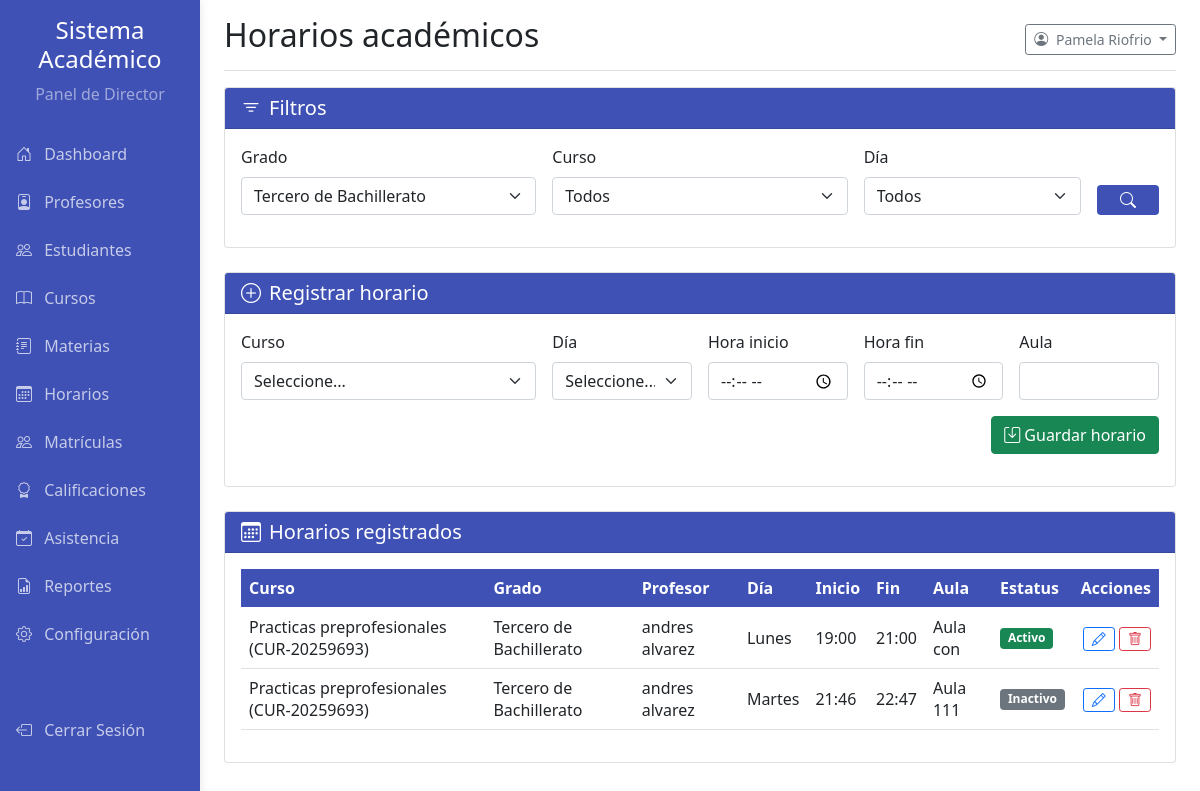
Page /pages/director_horarios.php?grade=13 (signed in) on the committed database.
### tables this page shows
CREATE TABLE `usuarios` (
  `id` int(11) NOT NULL,
  `nombre` varchar(100) NOT NULL,
  `apellido` varchar(100) NOT NULL,
  `email` varchar(150) NOT NULL,
  `password` varchar(255) NOT NULL,
  `mfa_code` varchar(10) DEFAULT NULL,
  `mfa_expiry` datetime DEFAULT NULL,
  `email_verification_token` varchar(255) DEFAULT NULL,
  `email_verified_at` datetime DEFAULT NULL,
  `role_id` int(11) NOT NULL,
  `fecha_creacion` datetime NOT NULL DEFAULT current_timestamp()
);

CREATE TABLE `horarios` (
  `id` int(11) NOT NULL,
  `curso_id` int(11) NOT NULL,
  `dia` enum('monday','tuesday','wednesday','thursday','friday') NOT NULL,
  `hora_inicio` time NOT NULL,
  `hora_fin` time NOT NULL,
  `aula` varchar(50) NOT NULL,
  `estatus` enum('Activo','Inactivo') NOT NULL DEFAULT 'Activo'
);

CREATE TABLE `cursos` (
  `id` int(11) NOT NULL,
  `codigo` varchar(50) NOT NULL,
  `nombre` varchar(150) NOT NULL,
  `grado_id` int(11) NOT NULL,
  `seccion` char(1) NOT NULL,
  `profesor_id` int(11) NOT NULL,
  `materia_id` int(11) NOT NULL,
  `capacidad` int(11) NOT NULL,
  `creditos` int(11) NOT NULL,
  `descripcion` text DEFAULT NULL,
  `fecha_inicio` date DEFAULT NULL,
  `fecha_fin` date DEFAULT NULL,
  `estatus` enum('Activo','Inactivo','Pendiente') NOT NULL DEFAULT 'Activo'
);

CREATE TABLE `grados` (
  `id` int(11) NOT NULL,
  `nombre` varchar(100) NOT NULL,
  `nivel` varchar(50) DEFAULT NULL,
  `descripcion` text DEFAULT NULL,
  `estatus` enum('Activo','Inactivo') NOT NULL DEFAULT 'Activo'
);

### pages/helpers/director_helpers.php (called while the page is built, shortened)
<?php
function director_get_identity(mysqli $mysqli, int $userId): array
{
    $stmt = $mysqli->prepare('SELECT nombre, apellido FROM usuarios WHERE id = ? LIMIT 1');
    $stmt->bind_param('i', $userId);
    $stmt->execute();
    $stmt->bind_result($nombre, $apellido);
    return ['nombre' => $nombre ?? '', 'apellido' => $apellido ?? ''];
}
function director_get_grades(mysqli $mysqli): array
{
    $grados = [];
    if ($result = $mysqli->query('SELECT id, nombre FROM grados ORDER BY id')) {
        while ($row = $result->fetch_assoc()) {
            $grados[] = $row;
        }
    }
    return $grados;
}

### pages/director_horarios.php (the view, shortened to what this page needs)
<?php
require_once '../config.php';
require_once __DIR__ . '/helpers/director_helpers.php';
$gradeFilter = isset($_GET['grade']) ? (int)$_GET['grade'] : 0;
$dias = ['monday' => 'Lunes', 'tuesday' => 'Martes', 'wednesday' => 'Miércoles', 'thursday' => 'Jueves', 'friday' => 'Viernes'];
$identity = director_get_identity($mysqli, (int)$_SESSION['user_id']);
$grados = director_get_grades($mysqli);
$params = [];
$sql = "SELECT h.id, h.dia, h.hora_inicio, h.hora_fin, h.aula, h.estatus,
               c.id AS curso_id, c.nombre AS curso_nombre, c.codigo,
               g.nombre AS grado_nombre, CONCAT(u.nombre, ' ', u.apellido) AS profesor
        FROM horarios h
        JOIN cursos c ON h.curso_id = c.id
        JOIN grados g ON c.grado_id = g.id
        JOIN profesores p ON c.profesor_id = p.id
        JOIN usuarios u ON p.usuario_id = u.id";
$where = [];
if ($gradeFilter) {
    $where[] = 'c.grado_id = ?';
    $params[] = $gradeFilter;
}
if ($where) {
    $sql .= ' WHERE ' . implode(' AND ', $where);
}
$sql .= " ORDER BY g.id, c.nombre, FIELD(h.dia, 'monday','tuesday','wednesday','thursday','friday'), h.hora_inicio";
$stmt = $mysqli->prepare($sql);
$horarios = [];
if ($stmt) {
    if (!empty($params)) {
        $types = '';
        $bindParams = [];
        if ($gradeFilter) {
            $types .= 'i';
            $bindParams[] = $gradeFilter;
        }
        if ($bindParams) {
            $stmt->bind_param($types, ...$bindParams);
        }
    }
    $stmt->execute();
    $result = $stmt->get_result();
    while ($row = $result->fetch_assoc()) {
        $horarios[] = $row;
    }
}
include __DIR__ . '/side_bar_director.php';
?>
<!DOCTYPE html>
<html lang="es">
<head>
    <link href="../css/bootstrap.min.css" rel="stylesheet">
    <link href="../css/academic.css" rel="stylesheet" type="text/css">
    <link rel="stylesheet" href="https://cdn.jsdelivr.net/npm/bootstrap-icons@1.8.1/font/bootstrap-icons.css">
</head>
<body>
<div class="container-fluid">
    <div class="row">
        <div class="col-md-9 ms-sm-auto col-lg-10 px-md-4">
            <div class="d-flex justify-content-between flex-wrap flex-md-nowrap align-items-center pt-3 pb-2 mb-3 border-bottom">
                <h1 class="h2">Horarios académicos</h1>
                <div class="dropdown">
                    <button class="btn btn-sm btn-outline-secondary dropdown-toggle" type="button" data-bs-toggle="dropdown" aria-expanded="false">
                        <i class="bi bi-person-circle me-1"></i>
                        <?php echo htmlspecialchars(trim(($identity['nombre'] ?? '') . ' ' . ($identity['apellido'] ?? '')), ENT_QUOTES, 'UTF-8'); ?>
                    </button>
                </div>
            </div>
            <div class="card mb-4">
                <div class="card-header card-header-academic text-white">
                    <h5 class="mb-0"><i class="bi bi-filter me-2"></i>Filtros</h5>
                </div>
                <div class="card-body">
                    <form method="get" class="row g-3">
                        <div class="col-md-4">
                            <label class="form-label" for="gradeFilter">Grado</label>
                            <select class="form-select" id="gradeFilter" name="grade">
                                <?php foreach ($grados as $grado): ?>
                                    <option value="<?php echo (int)$grado['id']; ?>" <?php echo $gradeFilter === (int)$grado['id'] ? 'selected' : ''; ?>>
                                        <?php echo htmlspecialchars($grado['nombre'], ENT_QUOTES, 'UTF-8'); ?>
                                    </option>
                                <?php endforeach; ?>
                            </select>
                        </div>
                        <div class="col-md-4">
                            <label class="form-label" for="courseFilter">Curso</label>
                            <select class="form-select" id="courseFilter" name="course">
                                <option value="">Todos</option>
                            </select>
                        </div>
                        <div class="col-md-3">
                            <label class="form-label" for="dayFilter">Día</label>
                            <select class="form-select" id="dayFilter" name="day">
                                <option value="">Todos</option>
                            </select>
                        </div>
                        <div class="col-md-1 d-flex align-items-end">
                            <button type="submit" class="btn btn-academic w-100">
                                <i class="bi bi-search"></i>
                            </button>
                        </div>
                    </form>
                </div>
            </div>
            <div class="card mb-4">
                <div class="card-header card-header-academic text-white">
                    <h5 class="mb-0"><i class="bi bi-plus-circle me-2"></i>Registrar horario</h5>
                </div>
                <div class="card-body">
                    <form method="post" class="row g-3">
                        <div class="col-md-4">
                            <label class="form-label" for="cursoId">Curso</label>
                            <select class="form-select" id="cursoId" name="curso_id" required>
                                <option value="">Seleccione...</option>
                            </select>
                        </div>
                        <div class="col-md-2">
                            <label class="form-label" for="dia">Día</label>
                            <select class="form-select" id="dia" name="dia" required>
                                <option value="">Seleccione...</option>
                            </select>
                        </div>
                        <div class="col-md-2">
                            <label class="form-label" for="horaInicio">Hora inicio</label>
                            <input type="time" class="form-control" id="horaInicio" name="hora_inicio" required>
                        </div>
                        <div class="col-md-2">
                            <label class="form-label" for="horaFin">Hora fin</label>
                            <input type="time" class="form-control" id="horaFin" name="hora_fin" required>
                        </div>
                        <div class="col-md-2">
                            <label class="form-label" for="aula">Aula</label>
                            <input type="text" class="form-control" id="aula" name="aula" maxlength="50" required>
                        </div>
                        <div class="col-12 text-end">
                            <button type="submit" class="btn btn-success"><i class="bi bi-save me-1"></i>Guardar horario</button>
                        </div>
                    </form>
                </div>
            </div>
            <div class="card">
                <div class="card-header card-header-academic text-white">
                    <h5 class="mb-0"><i class="bi bi-calendar3 me-2"></i>Horarios registrados</h5>
                </div>
                <div class="card-body">
                    <div class="table-responsive">
                        <table class="table table-hover align-middle">
                            <thead class="table-academic">
                            <tr>
                                <th>Curso</th>
                                <th>Grado</th>
                                <th>Profesor</th>
                                <th>Día</th>
                                <th>Inicio</th>
                                <th>Fin</th>
                                <th>Aula</th>
                                <th>Estatus</th>
                                <th class="text-end">Acciones</th>
                            </tr>
                            </thead>
                            <tbody>
                            <?php foreach ($horarios as $horario): ?>
                                <tr>
                                    <td><?php echo htmlspecialchars($horario['curso_nombre'] . ' (' . $horario['codigo'] . ')', ENT_QUOTES, 'UTF-8'); ?></td>
                                    <td><?php echo htmlspecialchars($horario['grado_nombre'], ENT_QUOTES, 'UTF-8'); ?></td>
                                    <td><?php echo htmlspecialchars($horario['profesor'], ENT_QUOTES, 'UTF-8'); ?></td>
                                    <td><?php echo $dias[$horario['dia']] ?? $horario['dia']; ?></td>
                                    <td><?php echo htmlspecialchars(substr($horario['hora_inicio'], 0, 5), ENT_QUOTES, 'UTF-8'); ?></td>
                                    <td><?php echo htmlspecialchars(substr($horario['hora_fin'], 0, 5), ENT_QUOTES, 'UTF-8'); ?></td>
                                    <td><?php echo htmlspecialchars($horario['aula'], ENT_QUOTES, 'UTF-8'); ?></td>
                                    <td>
                                        <?php if ($horario['estatus'] === 'Activo'): ?>
                                            <span class="badge bg-success">Activo</span>
                                        <?php else: ?>
                                            <span class="badge bg-secondary">Inactivo</span>
                                        <?php endif; ?>
                                    <td class="text-end">
                                        <button class="btn btn-sm btn-outline-primary" type="button" data-bs-toggle="collapse" data-bs-target="#editar-<?php echo (int)$horario['id']; ?>" aria-expanded="false">
                                            <i class="bi bi-pencil"></i>
                                        </button>
                                        <button class="btn btn-sm btn-outline-danger btn-disable-horario" data-id="<?php echo (int)$horario['id']; ?>" title="Deshabilitar">
                                            <i class="bi bi-trash"></i>
                                        </button>
                                    </td>
                                </tr>
                            <?php endforeach; ?>
                            </tbody>
                        </table>
                    </div>
                </div>
            </div>
        </div>
    </div>
</div>
</body>
</html>

### css/academic.css (style rules this page uses)
:root { --academic-primary: #3f51b5; --academic-secondary: #ff4081; --academic-success: #4caf50; --academic-info: #2196f3; --academic-warning: #ff9800; --academic-danger: #f44336; --academic-light: #f5f5f5; --academic-dark: #212121; }
.card-header-academic { background-color: var(--academic-primary); color: white; }
.btn-academic { background-color: var(--academic-primary); color: white; }
.table-academic { background-color: var(--academic-primary); color: white; }

### rows in the picture
usuarios: nombre+apellido "Pamela Riofrio"
horarios: curso.codigo "Practicas preprofesionales (CUR-20259693)", grados.nombre "Tercero de Bachillerato", profesor "andres alvarez", dia "Lunes", hora_inicio "19:00", hora_fin "21:00", aula "Aula con", estatus "Activo"
horarios: curso.codigo "Practicas preprofesionales (CUR-20259693)", grados.nombre "Tercero de Bachillerato", profesor "andres alvarez", dia "Martes", hora_inicio "21:46", hora_fin "22:47", aula "Aula 111", estatus "Inactivo"

### other values in the picture
form field grade "Tercero de Bachillerato"
